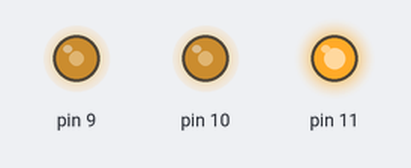
Bench run of a sketch on a simulated Arduino Uno, built with avr-gcc and run on an emulated ATmega328P. Shown: output pins drawn as LEDs (lit = HIGH).

Above: at 0.15 s.
At 5.77 s:
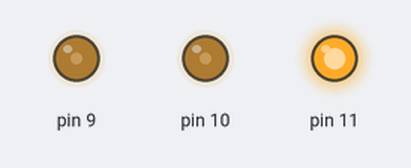
At 11.17 s:
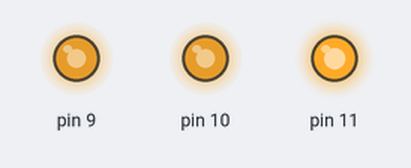
At 22.97 s:
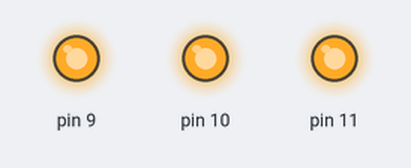
At 38.27 s:
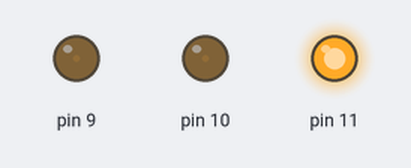
Timing chart, 0 to 40.0 s (numbered marks = the images above):
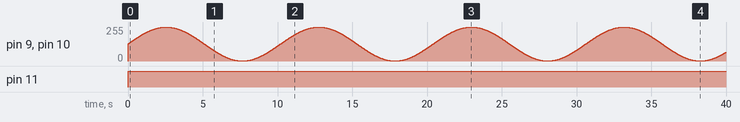

The sketch:

RGB-LED-Breathing.ino
```cpp
#include <avr/io.h>
#include <util/delay.h>
#include <math.h>

#define NUM_STEPS 1000
#define BREATH_DELAY_MS 10

void initPWM() {
    // Set PB1 (OC1A), PB2 (OC1B), and PB3 (OC2A) as output for PWM
    DDRB |= (1 << PB1) | (1 << PB2) | (1 << PB3);

    // Set non-inverted fast PWM mode with 8-bit resolution for Timer 1 (PB1 and PB2)
    TCCR1A |= (1 << COM1A1) | (1 << COM1B1) | (1 << WGM10);
    TCCR1B |= (1 << CS10) | (1 << WGM12);

    // Set non-inverted fast PWM mode with 8-bit resolution for Timer 2 (PB3)
    TCCR2A |= (1 << COM2A1) | (1 << WGM20);
    TCCR2B |= (1 << CS20) | (1 << WGM22);

    // Initialize the PWM values (0% duty cycle)
    OCR1A = 0;
    OCR1B = 0;
    OCR2A = 0;
}

void pwm_breath(int num_steps, int delay_ms) {
    for (int i = 0; i <= num_steps; i++) {
        int value = 128 + 127 * sin(i * 2 * 3.14159265359 / num_steps); // Larger amplitude sine wave
        OCR1A = value;
        OCR1B = value;
        OCR2A = value;
        _delay_ms(delay_ms);
    }
}

int main() {
    // Initialize PWM
    initPWM();

    while (1) {
        // Create a more pronounced breathing effect
        pwm_breath(NUM_STEPS, BREATH_DELAY_MS);
    }

    return 0;
}
```

Measured:
- by itself, pin 11: LOW → HIGH at 0.00 s
